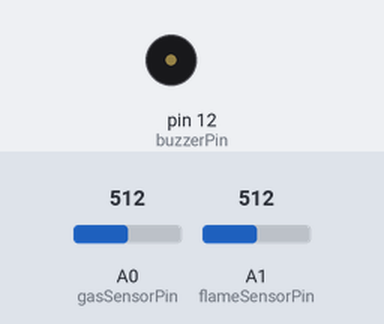
Bench run of a sketch on a simulated Arduino Uno, built with avr-gcc and run on an emulated ATmega328P. Parts: buzzer (waves = sounding, pin HIGH). Inputs (shaded band) come from the test bench; at power-on: A0 (gasSensorPin) = 512, A1 (flameSensorPin) = 512. What the sketch prints to the serial monitor is not drawn.

Above: at 1.2 s.
1.3 s: A0 (gasSensorPin) set to 790
2.8 s: A0 (gasSensorPin) set to 819
At 4.0 s:
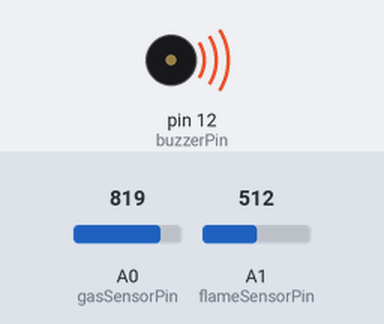
4.3 s: A0 (gasSensorPin) set to 716
At 5.2 s:
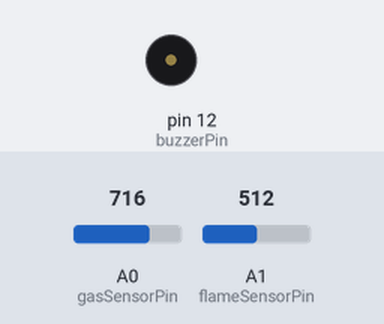
5.8 s: A0 (gasSensorPin) set to 810
At 6.4 s:
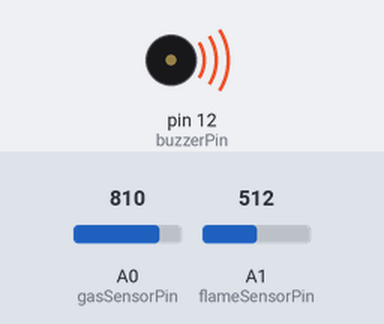
Timing chart, 0 to 8.3 s (numbered marks = the images above; inputs shaded):
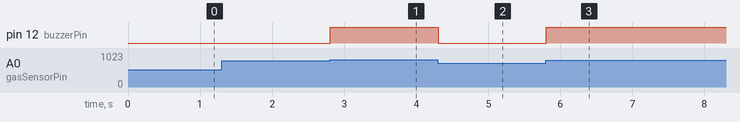

Measured:
- the behaviour switches between 800 and 801 on A0 (gasSensorPin) (found by bisection; images 0 and 1)
- after the input at 2.8 s, pin 12 (buzzerPin): LOW → HIGH at once
- after the input at 4.3 s, pin 12 (buzzerPin): HIGH → LOW at once
- after the input at 5.8 s, pin 12 (buzzerPin): LOW → HIGH at once

The sketch:

main_sketch.ino
```cpp
const int gasSensorPin= 0;
const int flameSensorPin= 1;
const int buzzerPin= 12;
int smoke_level;
int flame_level;

void setup() {
Serial.begin(115200); //sets the baud rate for data transfer in bits/second
pinMode(gasSensorPin, INPUT);//the smoke sensor will be an input to the arduino
pinMode(flameSensorPin, INPUT);
pinMode(buzzerPin, OUTPUT);//the buzzer serves an output in the circuit
}

void loop() {
smoke_level= analogRead(gasSensorPin); //arduino reads the value from the smoke sensor
flame_level= analogRead(flameSensorPin);
Serial.print("smoke level: ");
Serial.println(smoke_level);//prints just for debugging purposes, to see what values the sensor is picking up

Serial.print("flame level: ");
Serial.println(flame_level);

if(smoke_level > 800){ //if smoke level is greater than 200, the buzzer will go off
digitalWrite(buzzerPin, HIGH);
}

else{
digitalWrite(buzzerPin, LOW);
}
}
```
